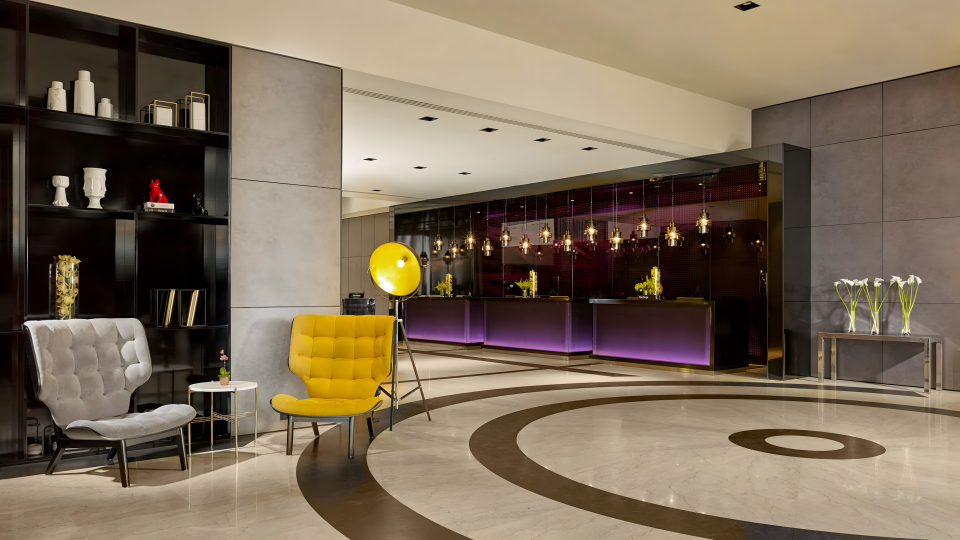
#> input picture imgs/Park16256-114930-f65955407_3XL_upscayl_1x_upscayl-standard-4x.jpg, 2880 x 1620 px (shown at 1/3 size)
$ python build-images.py
#> lines starting #> are read from the running program, lines starting #| are printed output that depends on the picture
"""Resize + compress source photos into web-ready assets in imgs/web/.

Originals are 2-4MB phone photos; shipping those to a mobile browser would
make the page crawl. Everything here is re-encoded at display size, EXIF
rotation baked in (and the EXIF block dropped so orientation can't be
applied twice), and cropped to the aspect ratio its frame actually uses.
"""
import os
from PIL import Image, ImageOps

SRC = os.path.join(os.path.dirname(os.path.abspath(__file__)), "imgs")
OUT = os.path.join(SRC, "web")
os.makedirs(OUT, exist_ok=True)

# name -> (source file, output size, vertical centering)
# centering y: 0.0 keeps the top of the frame, 1.0 keeps the bottom.
# Portraits sit at 0.30 so faces stay clear of the caption gradient.
JOBS = {
    "park-plaza":  ("Park16256-114930-f65955407_3XL_upscayl_1x_upscayl-standard-4x.jpg", (1760, 1100), 0.50),
    # crop low: the green onyx floor is the room's signature, worth more
    # than the top of the blossom canopy
    "ivy-asia":    ("IVYdownload_upscayl_3x_upscayl-standard-4x.jpg",                    (1760, 1100), 0.70),

    "g-01": ("IMG_3618.JPG",                                 (900, 1125), 0.28),
    "g-02": ("20260605_185347.jpg",                          (900, 1125), 0.30),
    "g-03": ("100_0724.jpg",                                 (900, 1125), 0.30),
    "g-04": ("IMG_4537.JPG",                                 (900, 1125), 0.50),
    "g-05": ("IMG_9835.jpg",                                 (900, 1125), 0.30),
    "g-06": ("20260605_122745.jpg",                          (900, 1125), 0.32),
    "g-07": ("IMG_5267.jpg",                                 (900, 1125), 0.28),
    "g-08": ("IMG_1240.jpg",                                 (900, 1125), 0.30),
    "g-09": ("IMG_1260.jpg",                                 (900, 1125), 0.30),
    "g-10": ("100_0651.jpg",                                 (900, 1125), 0.30),
    "g-11": ("80c3bacc-a810-448a-b32d-53b1d26da198.JPG",     (900, 1125), 0.22),
    "g-12": ("100_0821.JPG",                                 (900, 1125), 0.30),
    # g-12.jpg is deliberately absent: its source (100_0821.JPG) is landscape
    # and was hand-cropped to portrait. Re-deriving it here would replace that
    # crop with a centred one and lose the framing.
}

total_before = total_after = 0
for name, (src, size, cy) in JOBS.items():
    path = os.path.join(SRC, src)
    before = os.path.getsize(path)
    im = ImageOps.exif_transpose(Image.open(path)).convert("RGB")
#> im is the input picture: PIL image 2880x1620 RGB; mean R, G, B 123.6, 107.9, 88.3
    im = ImageOps.fit(im, size, method=Image.LANCZOS, centering=(0.5, cy))
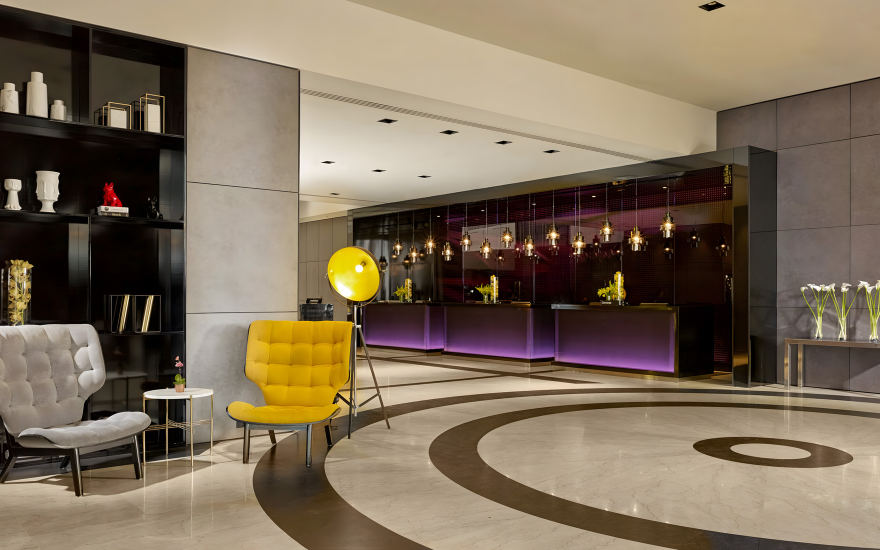
#> im: PIL image 1760x1100 RGB (shown at 1/2 size); mean R, G, B 126.3, 110.4, 90.1
    dest = os.path.join(OUT, name + ".jpg")
    im.save(dest, "JPEG", quality=78, optimize=True, progressive=True)
    after = os.path.getsize(dest)
    total_before += before
    total_after += after
    print("%-12s %-52s %7.0fKB -> %5.0fKB" % (name, src, before / 1024, after / 1024))
#> pass 2 of the loop `for name, (src, size, cy) in JOBS.items():`:
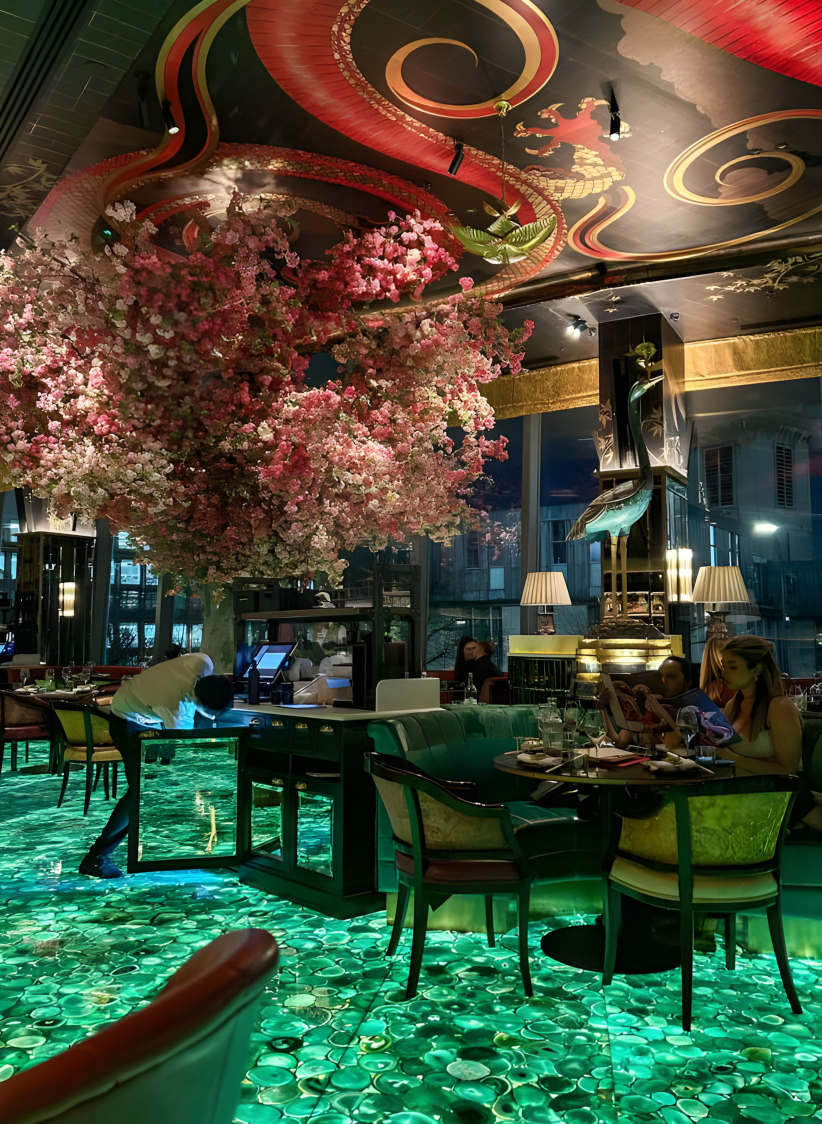
#> input picture imgs/IVYdownload_upscayl_3x_upscayl-standard-4x.jpg, 1644 x 2247 px (shown at 1/2 size)
#> im is the input picture: PIL image 1644x2247 RGB; mean R, G, B 68.2, 77.9, 55.9
#> `im = ImageOps.fit(im, size, method=Image.LANCZOS, centering=(0.5, cy))`:
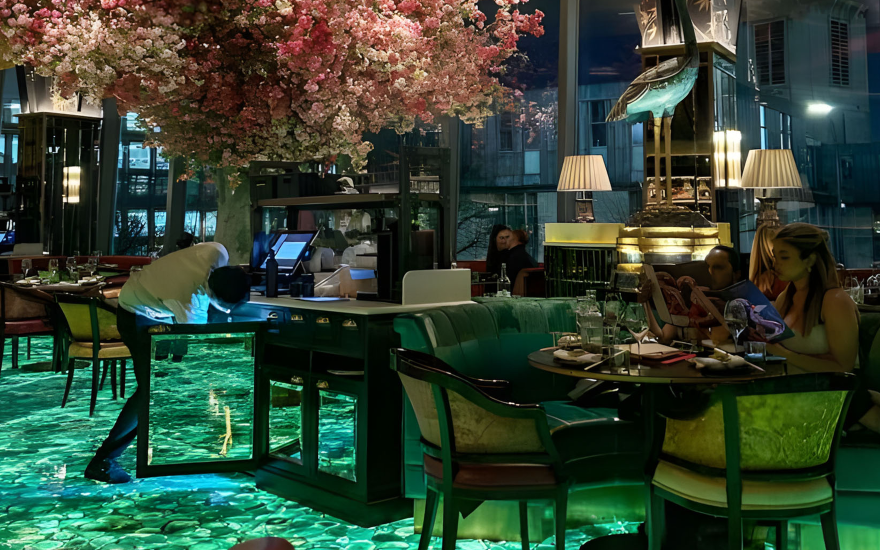
#> im: PIL image 1760x1100 RGB (shown at 1/2 size); mean R, G, B 49.9, 67.7, 50.5
#> pass 3 of the loop `for name, (src, size, cy) in JOBS.items():`:
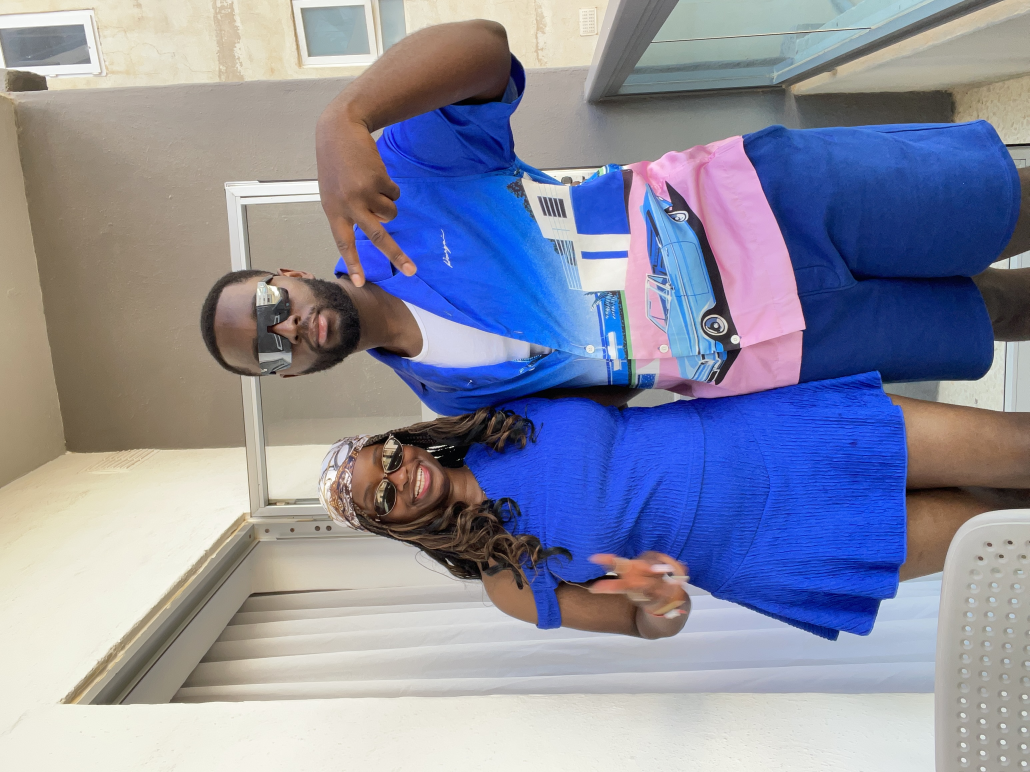
#> input picture imgs/IMG_3618.JPG, 3088 x 2316 px (shown at 1/3 size)
#> `im = ImageOps.exif_transpose(Image.open(path)).convert("RGB")`:
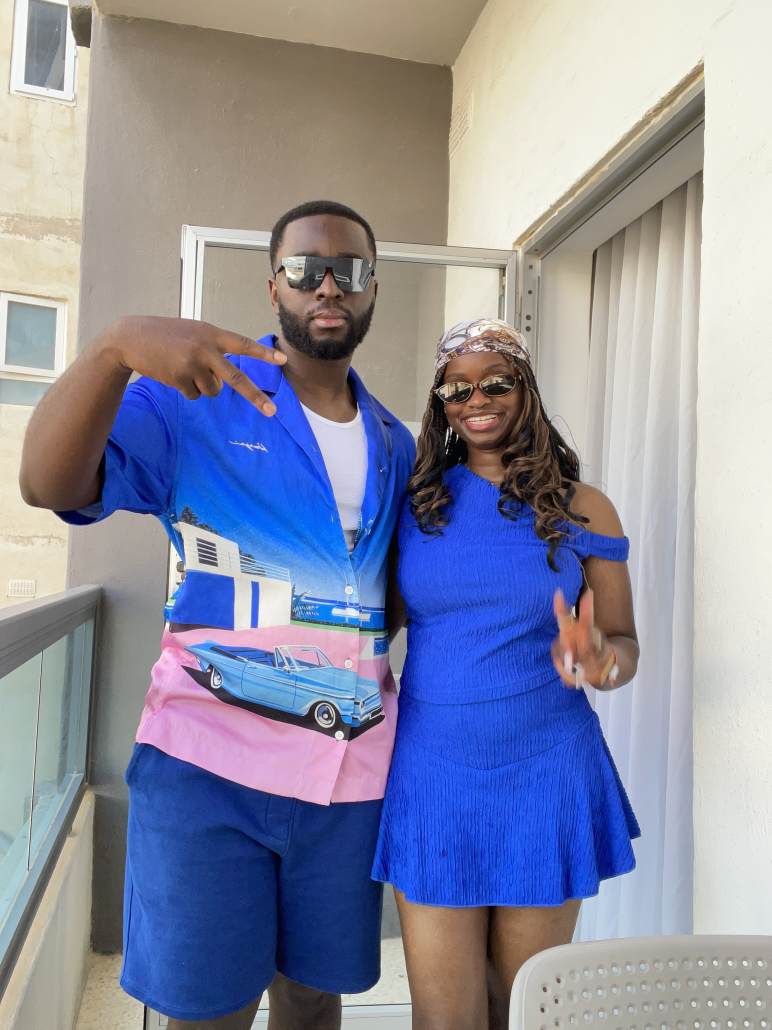
#> im: PIL image 2316x3088 RGB (shown at 1/3 size); mean R, G, B 139.3, 142.1, 162.2
#> `im = ImageOps.fit(im, size, method=Image.LANCZOS, centering=(0.5, cy))`:
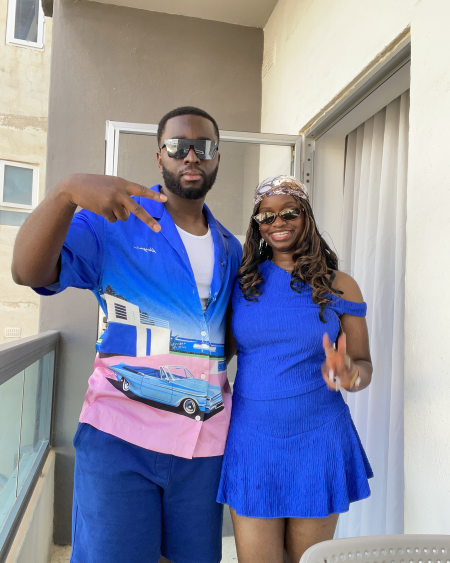
#> im: PIL image 900x1125 RGB (shown at 1/2 size); mean R, G, B 138.5, 141.8, 163.6
#> (the run stopped early here; a loop or call above may not have finished)
